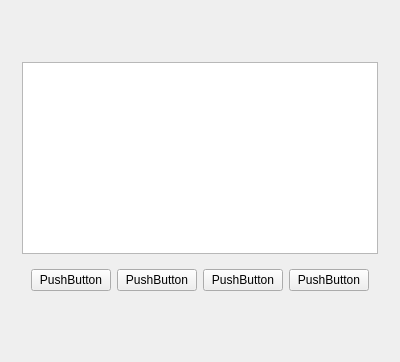
     <widget class="QWidget" name="tab_20">
      <attribute name="title">
       <string>S</string>
      </attribute>
      <layout class="QVBoxLayout" name="verticalLayout_53">
       <item>
        <widget class="QWidget" name="widget" native="true">
         <layout class="QVBoxLayout" name="verticalLayout_54">
          <property name="leftMargin">
           <number>11</number>
          </property>
          <property name="topMargin">
           <number>11</number>
          </property>
          <property name="rightMargin">
           <number>11</number>
          </property>
          <property name="bottomMargin">
           <number>11</number>
          </property>
          <item>
           <spacer name="verticalSpacer_8">
            <property name="orientation">
             <enum>Qt::Vertical</enum>
            </property>
            <property name="sizeHint" stdset="0">
             <size>
              <width>20</width>
              <height>40</height>
             </size>
            </property>
           </spacer>
          </item>
          <item>
           <layout class="QVBoxLayout" name="verticalLayout_55">
            <item>
             <widget class="QListWidget" name="listWidget_19"/>
            </item>
           </layout>
          </item>
          <item>
           <widget class="MOverlay" name="Overlay_18" native="true">
            <property name="direction" stdset="0">
             <string>S</string>
            </property>
            <layout class="QHBoxLayout" name="horizontalLayout_20">
             <item>
              <widget class="MPushButton" name="pushButton_74">
               <property name="text">
                <string>PushButton</string>
               </property>
              </widget>
             </item>
             <item>
              <widget class="MPushButton" name="pushButton_75">
               <property name="text">
                <string>PushButton</string>
               </property>
              </widget>
             </item>
             <item>
              <widget class="MPushButton" name="pushButton_76">
               <property name="text">
                <string>PushButton</string>
               </property>
              </widget>
             </item>
             <item>
              <widget class="MPushButton" name="pushButton_77">
               <property name="text">
                <string>PushButton</string>
               </property>
              </widget>
             </item>
            </layout>
           </widget>
          </item>
         </layout>
        </widget>
       </item>
       <item>
        <spacer name="verticalSpacer_4">
         <property name="orientation">
          <enum>Qt::Vertical</enum>
         </property>
         <property name="sizeHint" stdset="0">
          <size>
           <width>20</width>
           <height>40</height>
          </size>
         </property>
        </spacer>
       </item>
      </layout>
     </widget>
